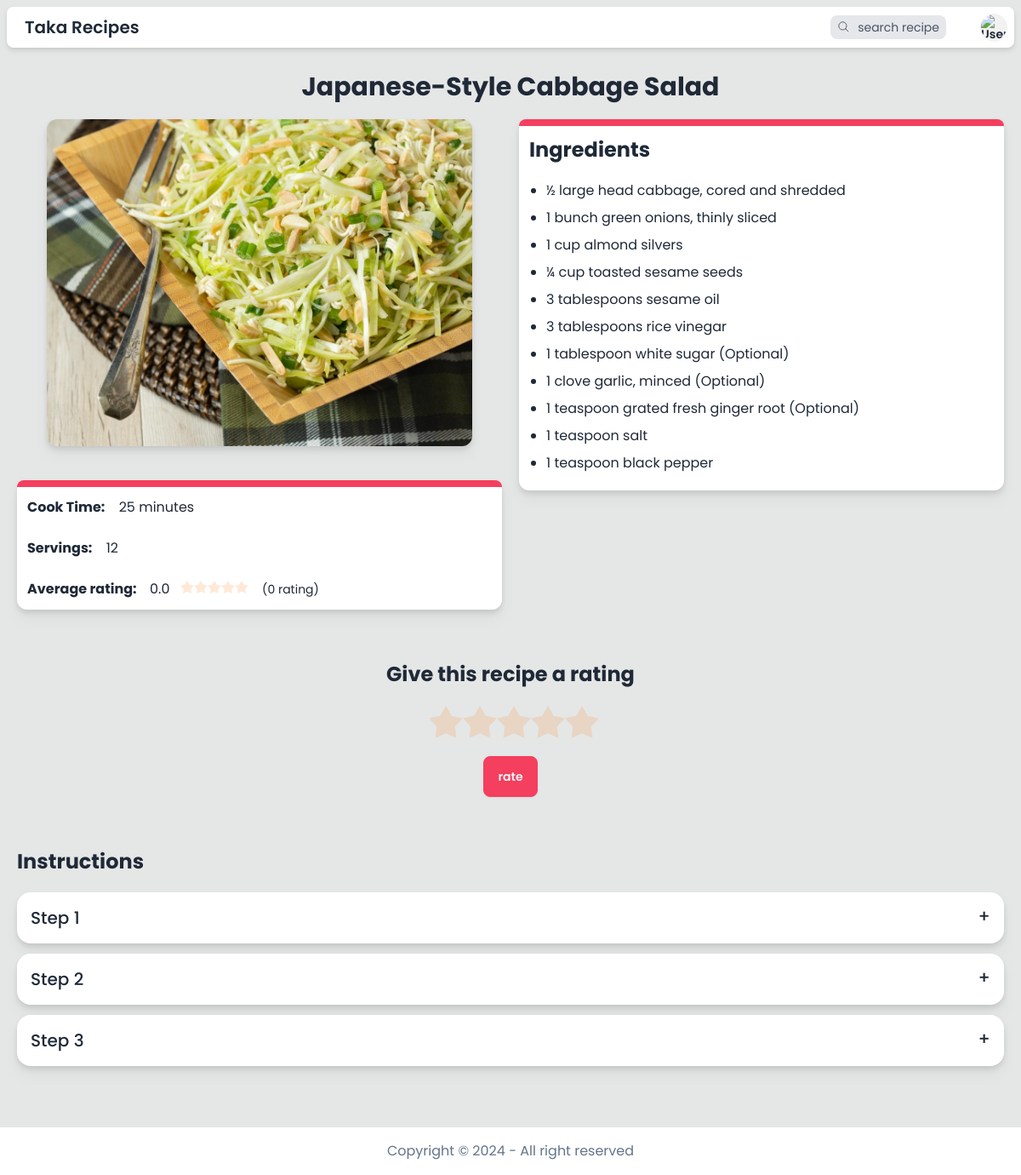
The app's page /recipe/110 (signed in) with its own data.
### model.py (models this page shows)
class Recipe(db.Model):
    __tablename__ = "recipe"
    id = mapped_column(Integer, primary_key=True)
    name = mapped_column(String(200), nullable=False)
    cook_time_in_minutes = mapped_column(Integer, nullable=False)
    servings = mapped_column(Integer, nullable=False)
    ingredients = mapped_column(JSON, nullable=False)
    instructions = mapped_column(JSON, nullable=False)
    image = mapped_column(String(255), nullable=False)
    datetime = mapped_column(String(100), nullable=False)
    user_id = mapped_column(Integer, ForeignKey("user.id"))
    average_rating = mapped_column(Float, nullable=False, default=0)
    total_ratings = mapped_column(Integer, nullable=False, default=0)

### app.py (the view)
@app.route("/recipe/<recipe_id>")
@login_required
def recipe_detail(recipe_id):
    recipe = db.session.execute(db.select(Recipe).filter_by(id=recipe_id)).scalar_one_or_none()
    if not recipe:
        return render_template("error.html", error=error(HTTPStatus.NOT_FOUND))
    if recipe.cook_time_in_minutes >= 60:
        recipe.cook_time_hour = recipe.cook_time_in_minutes // 60
        recipe.cook_time_minute = recipe.cook_time_in_minutes % 60
    else:
        recipe.cook_time_hour = None
        recipe.cook_time_minute = recipe.cook_time_in_minutes
    current_user_rating = db.session.execute(db.select(Rating).filter_by(recipe_id=recipe_id, user_id=session["user_id"])).scalar_one_or_none()
    current_user_rating = current_user_rating.rating if current_user_rating else 0
    return render_template("/recipe/recipe_detail.html", recipe=recipe, current_user_rating=current_user_rating)

### helpers.py (called while the page is built)
def login_required(f):
    @wraps(f)
    def decorated_function(*args, **kwargs):
        if session.get("user_id") is None:
            return redirect("/login")
        return f(*args, **kwargs)
    return decorated_function

### templates/recipe/recipe_detail.html (shortened to what this page needs)
{% extends "template.html" %}
{% block main %}
<div class="w-screen max-w-[2000px] mx-auto p-5 mb-10">
    <p class="text-center text-3xl font-bold mb-5">{{ recipe.name }}</p>
    <div class="flex flex-col lg:flex-row items-center lg:items-start gap-10 lg:gap-5 w-full">
        <div class="w-full">
            <img class="object-cover w-full sm:w-[400px] lg:w-[500px] h-72 lg:h-96 mx-auto rounded-xl drop-shadow-lg" src="{{ url_for('static', filename=recipe.image) }}" alt="pizza">
            <div class="mt-10 drop-shadow-lg bg-base-100 rounded-xl">
                <div class="h-2 bg-accent rounded-t-xl"></div>
                <div class="grid grid-rows-2 text-sm md:text-base">
                    <div class="p-3">
                        <span class="font-bold">Cook Time:</span>
                        <span class="hover:text-rose-500 ml-3 text-right">
                            {% if recipe.cook_time_minute %}
                                {{ recipe.cook_time_minute }}{{ " minute" if recipe.cook_time_minute == 1 else " minutes"}}
                            {% endif %}
                        </span>
                    </div>
                    <div class="p-3">
                        <span class="font-bold">Servings:</span>
                        <span class="hover:text-rose-500 ml-3">{{ recipe.servings }}</span>
                    </div>
                    <div class="p-3">
                        <span class="font-bold">Average rating: </span>
                        <span class="hover:text-rose-500 ml-3">{{recipe.average_rating}}</span>
                        <span class="rating rating-sm rating-half">
                            <input type="radio" name="rating" disabled class="rating-hidden cursor-default" value="0" {{ "checked" if recipe.average_rating >= 0 }} />
                            <input type="radio" name="rating" disabled class="mask mask-star-2 mask-half-1 bg-orange-400 cursor-default" value="0.5" {{ "checked" if recipe.average_rating >= 0.5 }} />
                            <input type="radio" name="rating" disabled class="mask mask-star-2 mask-half-2 bg-orange-400 cursor-default" value="1" {{ "checked" if recipe.average_rating >= 1 }} />
                            <input type="radio" name="rating" disabled class="mask mask-star-2 mask-half-1 bg-orange-400 cursor-default" value="1.5" {{ "checked" if recipe.average_rating >= 1.5 }} />
                            <input type="radio" name="rating" disabled class="mask mask-star-2 mask-half-2 bg-orange-400 cursor-default" value="2" {{ "checked" if recipe.average_rating >= 2 }} />
                            <input type="radio" name="rating" disabled class="mask mask-star-2 mask-half-1 bg-orange-400 cursor-default" value="2.5" {{ "checked" if recipe.average_rating >= 2.5 }} />
                            <input type="radio" name="rating" disabled class="mask mask-star-2 mask-half-2 bg-orange-400 cursor-default" value="3" {{ "checked" if recipe.average_rating >= 3 }} />
                            <input type="radio" name="rating" disabled class="mask mask-star-2 mask-half-1 bg-orange-400 cursor-default" value="3.5" {{ "checked" if recipe.average_rating >= 3.5 }} />
                            <input type="radio" name="rating" disabled class="mask mask-star-2 mask-half-2 bg-orange-400 cursor-default" value="4" {{ "checked" if recipe.average_rating >= 4 }} />
                            <input type="radio" name="rating" disabled class="mask mask-star-2 mask-half-1 bg-orange-400 cursor-default" value="4.5" {{ "checked" if recipe.average_rating >= 4.5 }} />
                            <input type="radio" name="rating" disabled class="mask mask-star-2 mask-half-2 bg-orange-400 cursor-default" value="5" {{ "checked" if recipe.average_rating == 5 }} />
                        </span>
                        <span class="ml-3 text-sm">({{recipe.total_ratings}} {{ "rating" if recipe.total_ratings <= 1 else "ratings"}})</span>
                    </div>
                </div>
            </div>
        </div>
        <div class="drop-shadow-lg bg-base-100 rounded-xl w-full">
            <div class="h-2 bg-accent rounded-t-xl"></div>
            <div class="p-3">
                <h3 class="text-2xl font-bold">Ingredients</h3>
                <ul class="list-disc ml-5 mt-5 text-sm md:text-base">
                    {% for ingredient in recipe.ingredients %}
                    <li class="my-2 hover:text-rose-500">{{ ingredient }}</li>
                    {% endfor %}
                </ul>
            </div>
        </div>
    </div>
    <div class="mt-10 flex flex-col items-center py-5">
        <h2 class="font-bold text-2xl mb-5 text-center">{{ "Your rating on this recipe" if current_user_rating else "Give this recipe a rating"}}</h2>
        <form action="/recipe/{{recipe.id}}/rate" method="post" class="flex flex-col items-center">
            <div class="rating rating-lg">
                <input type="radio" name="rating" class="rating-hidden cursor-default" value="0" {{ "checked" if not current_user_rating }} />
                <input type="radio" name="rating" class="mask mask-star-2 bg-orange-400 cursor-default" value="1" {{ "checked" if current_user_rating >= 1 }} />
                <input type="radio" name="rating" class="mask mask-star-2 bg-orange-400 cursor-default" value="2" {{ "checked" if current_user_rating >= 2 }} />
                <input type="radio" name="rating" class="mask mask-star-2 bg-orange-400 cursor-default" value="3" {{ "checked" if current_user_rating >= 3 }} />
                <input type="radio" name="rating" class="mask mask-star-2 bg-orange-400 cursor-default" value="4" {{ "checked" if current_user_rating >= 4 }} />
                <input type="radio" name="rating" class="mask mask-star-2 bg-orange-400 cursor-default" value="5" {{ "checked" if current_user_rating == 5 }} />
            </div>
            <button type="submit" class="btn btn-accent mt-5">{{ "re-rate" if current_user_rating else "rate"}}</button>
        </form>
    </div>
    <div id="instructions" class="mt-10">
        <h2 class="font-bold text-2xl mb-5">Instructions</h2>
        {% for instruction in recipe.instructions %}
        <div class="collapse collapse-plus bg-base-100 my-3 drop-shadow-lg">
            <div class="collapse-title text-xl font-medium">Step {{ loop.index }}</div>
        </div>
        {% endfor %}
    </div>
</div>
{% endblock %}

### records on screen
Recipe: name "Japanese-Style Cabbage Salad", image (picture), servings "12", average_rating "0.0", total_ratings "0", total_ratings "rating"

### other values on screen
{{ recipe.cook_time_minute }} "25"
{{ " minute" if recipe.cook_time_minute == 1 else " minutes" }} "minutes"
{{ ingredient }} "½ large head cabbage, cored and shredded" "1 bunch green onions, thinly sliced" "1 cup almond silvers" "¼ cup toasted sesame seeds" "3 tablespoons sesame oil" "3 tablespoons rice vinegar" "1 tablespoon white sugar (Optional)" "1 clove garlic, minced (Optional)" "1 teaspoon grated fresh ginger root (Optional)" "1 teaspoon salt" "1 teaspoon black pepper"
{{ "re-rate" if current_user_rating else "rate" }} "rate"
